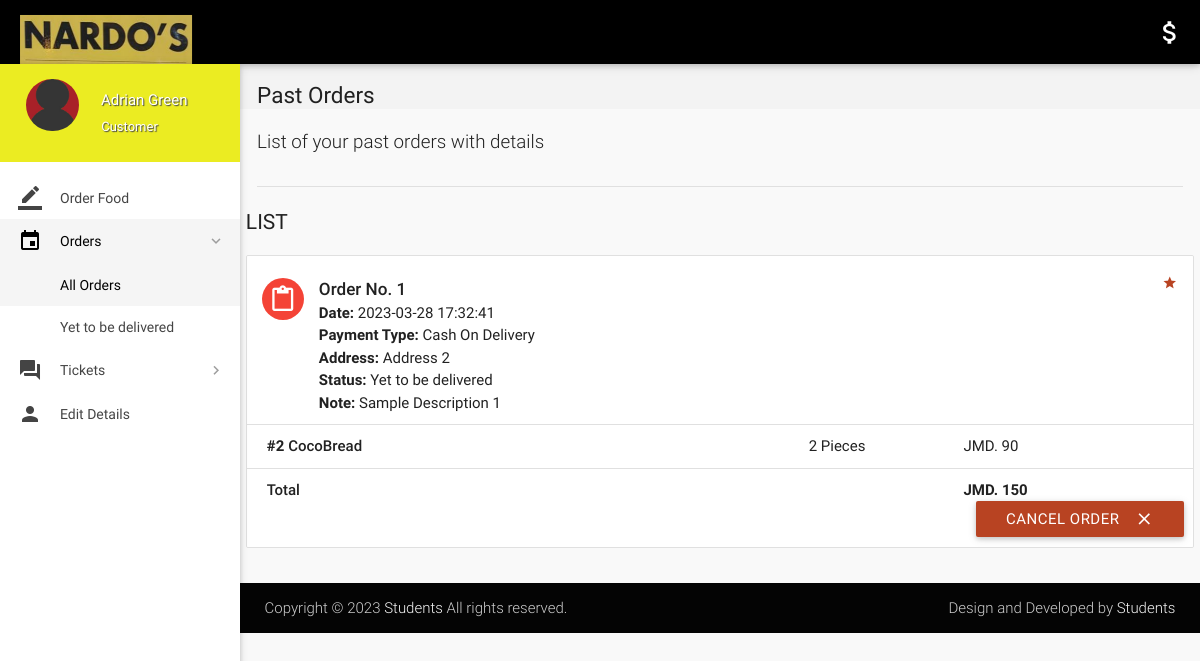
Page /orders.php (signed in) on the committed database.
### tables this page shows
CREATE TABLE `orders` (
  `id` int(11) NOT NULL,
  `customer_id` int(11) NOT NULL,
  `address` varchar(300) NOT NULL,
  `description` varchar(300) NOT NULL,
  `date` datetime NOT NULL DEFAULT CURRENT_TIMESTAMP,
  `payment_type` varchar(16) NOT NULL DEFAULT 'Cash on Delivery',
  `total` int(11) NOT NULL,
  `status` varchar(25) NOT NULL DEFAULT 'Yet to be delivered',
  `deleted` tinyint(4) NOT NULL DEFAULT '0'
);

CREATE TABLE `order_details` (
  `id` int(11) NOT NULL,
  `order_id` int(11) NOT NULL,
  `item_id` int(11) NOT NULL,
  `quantity` int(11) NOT NULL,
  `price` int(11) NOT NULL
);

CREATE TABLE `items` (
  `id` int(11) NOT NULL,
  `name` varchar(20) NOT NULL,
  `price` int(11) NOT NULL,
  `deleted` tinyint(4) NOT NULL DEFAULT '0'
);

### includes/connect.php (called while the page is built, shortened)
<?php
$name = $_SESSION['name'];
$role = $_SESSION['role'];
?>

### includes/wallet.php (called while the page is built)
<?php
$user_id=$_SESSION['user_id'];
?>

### orders.php (the view, shortened to what this page needs)
<?php
include 'includes/connect.php';
include 'includes/wallet.php';
	if($_SESSION['customer_sid']==session_id())
	{
		?>
<!DOCTYPE html>
<html lang="en">
<head>
  <link href="css/materialize.min.css" type="text/css" rel="stylesheet" media="screen,projection">
  <link href="css/style.min.css" type="text/css" rel="stylesheet" media="screen,projection">
  <link href="css/custom/custom.min.css" type="text/css" rel="stylesheet" media="screen,projection">
  <link href="js/plugins/perfect-scrollbar/perfect-scrollbar.css" type="text/css" rel="stylesheet" media="screen,projection">
</head>
<body>
  <header id="header" class="page-topbar">
        <div class="navbar-fixed">
            <nav class="navbar-color">
                <div class="nav-wrapper">
                    <ul class="left">
                      <li><h1 class="logo-wrapper"><a href="index.php" class="brand-logo darken-1"><img src="images/materialize-logo.png" alt="logo"></a> <span class="logo-text">Logo</span></h1></li>
                    </ul>
                    <ul class="right hide-on-med-and-down">
                        <li><a href="#"  class="waves-effect waves-block waves-light"><i class="mdi-editor-attach-money"><?php echo $balance;?></i></a>
                        </li>
                    </ul>
                </div>
            </nav>
        </div>
  </header>
  <div id="main">
    <div class="wrapper">
      <aside id="left-sidebar-nav">
        <ul id="slide-out" class="side-nav fixed leftside-navigation">
            <li class="user-details cyan darken-2">
            <div class="row">
                <div class="col col s4 m4 l4">
                    <img src="images/avatar.jpg" alt="" class="circle responsive-img valign profile-image">
                </div>
                <div class="col col s8 m8 l8">
                    <a class="btn-flat dropdown-button waves-effect waves-light white-text profile-btn" href="#" data-activates="profile-dropdown"><?php echo $name;?> <i class="mdi-navigation-arrow-drop-down right"></i></a>
                    <p class="user-roal"><?php echo $role;?></p>
                </div>
            </div>
            </li>
            <li class="bold"><a href="index.php" class="waves-effect waves-cyan"><i class="mdi-editor-border-color"></i> Order Food</a>
            </li>
                <li class="no-padding">
                    <ul class="collapsible collapsible-accordion">
                        <li class="bold"><a class="collapsible-header waves-effect waves-cyan active"><i class="mdi-editor-insert-invitation"></i> Orders</a>
                            <div class="collapsible-body">
                                <ul>
								<li class="<?php
								if(!isset($_GET['status'])){
										echo 'active';
									}?>
									"><a href="orders.php">All Orders</a>
                                </li>
								<?php
									$sql = mysqli_query($con, "SELECT DISTINCT status FROM orders  WHERE customer_id = $user_id;;");
									while($row = mysqli_fetch_array($sql)){
                                    echo '<li class='.(isset($_GET['status'])?($status == $_GET['status'] ? 'active' : ''): '').'><a href="orders.php?status='.$row['status'].'">'.$row['status'].'</a>
                                    </li>';
									}
									?>
                                </ul>
                            </div>
                        </li>
                    </ul>
                </li>
                <li class="no-padding">
                    <ul class="collapsible collapsible-accordion">
                        <li class="bold"><a class="collapsible-header waves-effect waves-cyan"><i class="mdi-action-question-answer"></i> Tickets</a>
                        </li>
                    </ul>
                </li>
            <li class="bold"><a href="details.php" class="waves-effect waves-cyan"><i class="mdi-social-person"></i> Edit Details</a>
            </li>
        </ul>
        </aside>
      <section id="content">
        <div id="breadcrumbs-wrapper">
          <div class="container">
            <div class="row">
              <div class="col s12 m12 l12">
                <h5 class="breadcrumbs-title">Past Orders</h5>
              </div>
            </div>
          </div>
        </div>
        <div class="container">
          <p class="caption">List of your past orders with details</p>
          <div class="divider"></div>
<div id="work-collections" class="seaction">
					<?php
					if(isset($_GET['status'])){
						$status = $_GET['status'];
					}
					else{
						$status = '%';
					}
					$sql = mysqli_query($con, "SELECT * FROM orders WHERE customer_id = $user_id AND status LIKE '$status';;");
					echo '              <div class="row">
                <div>
                    <h4 class="header">List</h4>
                    <ul id="issues-collection" class="collection">';
					while($row = mysqli_fetch_array($sql))
					{
						$status = $row['status'];
						echo '<li class="collection-item avatar">
                              <i class="mdi-content-content-paste red circle"></i>
                              <span class="collection-header">Order No. '.$row['id'].'</span>
                              <p><strong>Date:</strong> '.$row['date'].'</p>
                              <p><strong>Payment Type:</strong> '.$row['payment_type'].'</p>
							  <p><strong>Address: </strong>'.$row['address'].'</p>
                              <p><strong>Status:</strong> '.($status=='Paused' ? 'Paused <a  data-position="bottom" data-delay="50" data-tooltip="Please contact administrator for further details." class="btn-floating waves-effect waves-light tooltipped cyan">    ?</a>' : $status).'</p>
							  '.(!empty($row['description']) ? '<p><strong>Note: </strong>'.$row['description'].'</p>' : '').'
							  <a href="#" class="secondary-content"><i class="mdi-action-grade"></i></a>
                              </li>';
						$order_id = $row['id'];
						$sql1 = mysqli_query($con, "SELECT * FROM order_details WHERE order_id = $order_id;");
						while($row1 = mysqli_fetch_array($sql1))
						{
							$item_id = $row1['item_id'];
							$sql2 = mysqli_query($con, "SELECT * FROM items WHERE id = $item_id;");
							while($row2 = mysqli_fetch_array($sql2)){
								$item_name = $row2['name'];
							}
							echo '<li class="collection-item">
                            <div class="row">
                            <div class="col s7">
                            <p class="collections-title"><strong>#'.$row1['item_id'].'</strong> '.$item_name.'</p>
                            </div>
                            <div class="col s2">
                            <span>'.$row1['quantity'].' Pieces</span>
                            </div>
                            <div class="col s3">
                            <span>JMD. '.$row1['price'].'</span>
                            </div>
                            </div>
                            </li>';
							$id = $row1['order_id'];
						}
								echo'<li class="collection-item">
                                        <div class="row">
                                            <div class="col s7">
                                                <p class="collections-title"> Total</p>
                                            </div>
                                            <div class="col s2">
											<span> </span>
                                            </div>
                                            <div class="col s3">
                                                <span><strong>JMD. '.$row['total'].'</strong></span>
                                            </div>';
								if(!preg_match('/^Cancelled/', $status)){
									if($status != 'Delivered'){
								echo '<form action="routers/cancel-order.php" method="post">
										<input type="hidden" value="'.$id.'" name="id">
										<input type="hidden" value="Cancelled by Customer" name="status">
										<input type="hidden" value="'.$row['payment_type'].'" name="payment_type">
										<button class="btn waves-effect waves-light right submit" type="submit" name="action">Cancel Order
                                              <i class="mdi-content-clear right"></i>
										</button>
										</form>';
								}
								}
								echo'</div></li>';
					}
					?>
					 </ul>
                </div>
              </div>
            </div>
        </div>
      </section>
    </div>
  </div>
  <footer class="page-footer">
    <div class="footer-copyright">
      <div class="container">
        <span>Copyright © 2023 <a class="grey-text text-lighten-4" href="#" target="_blank">Students</a> All rights reserved.</span>
        <span class="right"> Design and Developed by <a class="grey-text text-lighten-4" href="#">Students</a></span>
        </div>
    </div>
  </footer>
</body>
</html>
<?php
	}
?>

### rows in the picture
orders: id "1", date "2023-03-28 17:32:41", payment_type "Cash On Delivery", address "Address 2", status "Yet to be delivered", description "Sample Description 1", total "150"
order_details: item "2", item.name "CocoBread", quantity "2", price "90"

### other values in the picture
$name "Adrian Green"
$role "Customer"
$row['status'] "Yet to be delivered"
